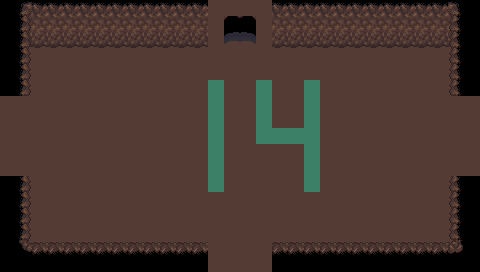

A level layout from a 2D game, rendered from its tile map. Below: a short description, then the map file with tile-grid data replaced by summaries:
An orthogonal 30x17 tile map with 16x16 px tiles, 3 tile layers (Base, Ground, Upper), 2 tilesets and 18 objects (6x SpawnPoint, 4x Entrance, 4x BlockObject, 4x CombatStart).

<map version="1.5" tiledversion="1.6.0" orientation="orthogonal" renderorder="right-down" width="30" height="17" tilewidth="16" tileheight="16" infinite="0" nextlayerid="22" nextobjectid="70">
 <properties>
  <property name="Dungeon" value="Cave" />
  <property name="MapType" value="Cave" />
  <property name="Mobs" value="2-3|0" />
  <property name="Modular" type="bool" value="true" />
  <property name="ResourcesMinMax" value="30-60" />
 </properties>
 <tileset firstgid="1" source="../Tilesets/tilesetManorGrounds.tsx" />
 <tileset firstgid="626" source="../Tilesets/tsWalls_Floors.tsx" />
 <layer id="19" name="Base" width="30" height="17">
  <data>[510 cells, 510 non-empty, 7 distinct tile ids]</data>
 </layer>
 <layer id="20" name="Ground" width="30" height="17">
  <data>[510 cells, 92 non-empty, 8 distinct tile ids]</data>
 </layer>
 <layer id="21" name="Upper" width="30" height="17">
  <data>[510 cells, 28 non-empty, 5 distinct tile ids]</data>
 </layer>
 <objectgroup id="4" name="Travel">
  <object id="51" name="Entrance" x="224" y="268" width="32" height="4">
   <properties>
    <property name="EntranceDir" value="Up" />
    <property name="Modular" type="bool" value="true" />
   </properties>
  </object>
  <object id="53" name="Entrance" x="224" y="28" width="32" height="4">
   <properties>
    <property name="EntranceDir" value="Down" />
    <property name="Modular" type="bool" value="true" />
   </properties>
  </object>
  <object id="54" name="Entrance" x="0" y="128" width="4" height="32">
   <properties>
    <property name="EntranceDir" value="Right" />
    <property name="Modular" type="bool" value="true" />
   </properties>
  </object>
  <object id="55" name="Entrance" x="476" y="128" width="4" height="32">
   <properties>
    <property name="EntranceDir" value="Left" />
    <property name="Modular" type="bool" value="true" />
   </properties>
  </object>
 </objectgroup>
 <objectgroup id="5" name="MapObject">
  <object id="60" name="SpawnPoint" x="97.7184" y="66.7407" width="10" height="8.5" />
  <object id="61" name="SpawnPoint" x="227.009" y="129.799" width="10" height="8.5" />
  <object id="62" name="SpawnPoint" x="403.098" y="67.1373" width="10" height="8.5" />
  <object id="63" name="SpawnPoint" x="49.7303" y="226.172" width="10" height="8.5" />
  <object id="64" name="SpawnPoint" x="416.978" y="209.119" width="10" height="8.5" />
  <object id="65" name="SpawnPoint" x="337.263" y="129.799" width="10" height="8.5" />
  <object id="66" name="BlockObject" x="211.609" y="4.41858" width="55.625" height="9.75">
   <properties>
    <property name="Dir" value="Up" />
    <property name="Open" type="bool" value="false" />
   </properties>
  </object>
  <object id="67" name="BlockObject" x="210.217" y="243.202" width="55.625" height="9.75">
   <properties>
    <property name="Dir" value="Down" />
    <property name="Open" type="bool" value="false" />
   </properties>
  </object>
  <object id="68" name="BlockObject" x="1.8587" y="98.9186" width="26.75" height="74">
   <properties>
    <property name="Dir" value="Left" />
    <property name="Open" type="bool" value="false" />
   </properties>
  </object>
  <object id="69" name="BlockObject" x="452.859" y="100.419" width="26.75" height="74">
   <properties>
    <property name="Dir" value="Right" />
    <property name="Open" type="bool" value="false" />
   </properties>
  </object>
 </objectgroup>
 <objectgroup id="6" name="Character">
  <object id="56" name="CombatStart" x="66.5034" y="129.489" width="10.5" height="11.25">
   <properties>
    <property name="Dir" value="Right" />
    <property name="Position" value="NE" />
   </properties>
  </object>
  <object id="57" name="CombatStart" x="211.383" y="195.359" width="10.5" height="11.25">
   <properties>
    <property name="Dir" value="Up" />
    <property name="Position" value="NW" />
   </properties>
  </object>
  <object id="58" name="CombatStart" x="258.12" y="66.2491" width="10.5" height="11.25">
   <properties>
    <property name="Dir" value="Down" />
    <property name="Position" value="SE" />
   </properties>
  </object>
  <object id="59" name="CombatStart" x="400.498" y="161.432" width="10.5" height="11.25">
   <properties>
    <property name="Dir" value="Left" />
    <property name="Position" value="SW" />
   </properties>
  </object>
 </objectgroup>
</map>
